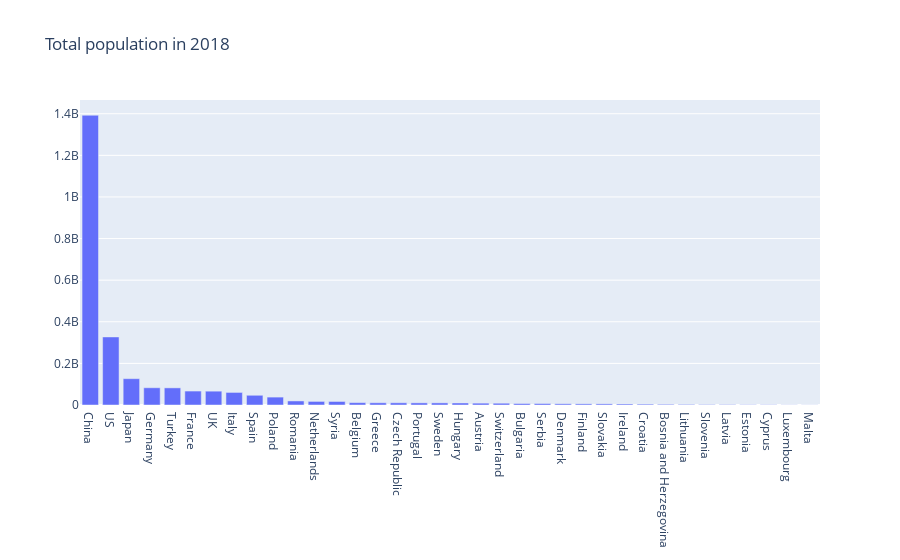

This figure's notebook cell:
### Markdown cell above
### Total population

### Code cell
title = "Total population in 2018"
pop_tot_column_name = 'Population, total in 2018'

df_pop_tot = df_country_stats.loc[selected_countries, [pop_tot_column_name]]
#print(df_pop_tot)
df_pop_tot.sort_values(pop_tot_column_name, axis=0, ascending=False, inplace=True)

fig = go.Figure()
fig.add_trace(go.Bar(x=df_pop_tot.index, y=df_pop_tot.round(0)[pop_tot_column_name]))
fig.update_layout(title_text=title)
#fig.show("png")
fig.show()
fig.write_image(directory+title+".png")
io.saveDataCsv(df_pop_tot, directory, title)

### Figure 1 — Plotly figure (JSON) as saved in the notebook; plotly's stock layout.template omitted (floating-point values rounded to 4 significant figures)
{"data": [{"type": "bar", "x": ["China", "US", "Japan", "Germany", "Turkey", "France", "UK", "Italy", "Spain", "Poland", "Romania", "Netherlands", "Syria", "Belgium", "Greece", "Czech Republic", "Portugal", "Sweden", "Hungary", "Austria", "Switzerland", "Bulgaria", "Serbia", "Denmark", "Finland", "Slovakia", "Ireland", "Croatia", "Bosnia and Herzegovina", "Lithuania", "Slovenia", "Latvia", "Estonia", "Cyprus", "Luxembourg", "Malta"], "y": [1392730000, 327167434, 126529100, 82927922, 82319724, 66987244, 66488991, 60431283, 46723749, 37978548, 19473936, 17231017, 16906283, 11422068, 10727668, 10625695, 10281762, 10183175, 9768785, 8847037, 8516543, 7024216, 6982084, 5797446, 5518050, 5447011, 4853506, 4089400, 3323929, 2789533, 2067372, 1926542, 1320884, 1189265, 607728, 483530]}], "layout": {"autosize": true, "title": {"text": "Total population in 2018"}, "xaxis": {"autorange": true, "range": [-0.5, 35.5], "type": "category"}, "yaxis": {"autorange": true, "range": [0, 1466000000.0], "type": "linear"}}}
